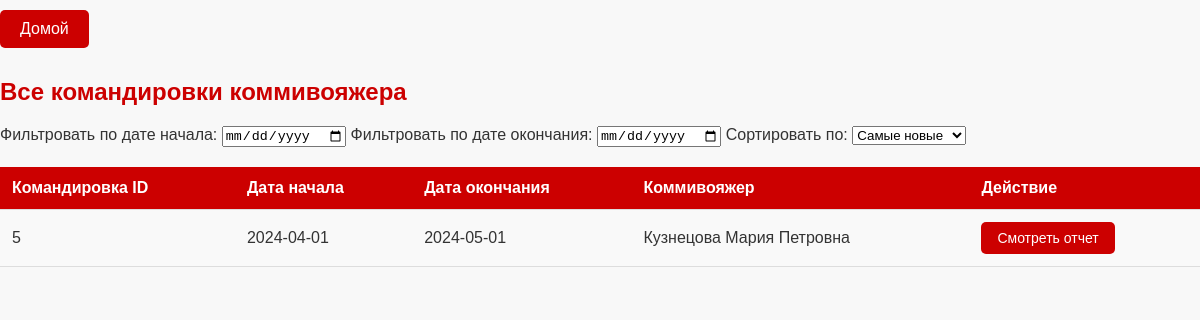
Page /project_salesmen/php/all_reports.php?commissioner_id=4 (signed in) on the committed database.
### tables this page shows
CREATE TABLE IF NOT EXISTS business_trips (
    id INT AUTO_INCREMENT PRIMARY KEY,
    commissioner_id INT NOT NULL,
    start_date DATE NOT NULL,
    end_date DATE NOT NULL,
    FOREIGN KEY (commissioner_id) REFERENCES commissioners(id)
);

CREATE TABLE IF NOT EXISTS commissioners (
    id INT AUTO_INCREMENT PRIMARY KEY,
    full_name VARCHAR(255) NOT NULL,
    address VARCHAR(255),
    phone VARCHAR(15) NOT NULL
);

### project_salesmen/php/get_commissioner_data.php (called while the page is built, shortened)
<?php
$commissioner_id = $_GET['commissioner_id'] ?? null;

### project_salesmen/php/all_reports.php (the view, shortened to what this page needs)
<?php
$commissioner_id = isset($_GET['commissioner_id']) ? (int)$_GET['commissioner_id'] : 0;
if ($commissioner_id > 0) {
    require_once 'connection.php';
    $stmt = $pdo->prepare("SELECT bt.id, bt.start_date, bt.end_date, c.full_name FROM business_trips bt JOIN commissioners c ON bt.commissioner_id = c.id WHERE bt.commissioner_id = :commissioner_id");
    $stmt->execute(['commissioner_id' => $commissioner_id]);
    $trips = $stmt->fetchAll(PDO::FETCH_ASSOC);
}
?>
<?php
require_once 'get_commissioner_data.php';
?>
<!DOCTYPE html>
<html lang="ru">
<head>
    <link rel="stylesheet" href="../css/commissioner_style.css">
</head>
<body>
    <a href="full_commissioner.php?commissioner_id=<?php echo $commissioner_id; ?>" class="home-button">Домой</a>
    <h2>Все командировки коммивояжера</h2>
    <div class="filter-sort">
        <label for="start-date-filter">Фильтровать по дате начала:</label>
        <input type="date" id="start-date-filter" name="start-date-filter" onchange="filterTable()">
        <label for="end-date-filter">Фильтровать по дате окончания:</label>
        <input type="date" id="end-date-filter" name="end-date-filter" onchange="filterTable()">
        <label for="sort-by">Сортировать по:</label>
        <select id="sort-by" onchange="sortTable()">
            <option value="start_date_desc">Самые новые</option>
        </select>
    </div>
    <table>
        <thead>
            <tr>
                <th>Командировка ID</th>
                <th>Дата начала</th>
                <th>Дата окончания</th>
                <th>Коммивояжер</th>
                <th>Действие</th>
            </tr>
        </thead>
        <tbody>
            <?php foreach ($trips as $trip): ?>
                <tr>
                    <td><?php echo htmlspecialchars($trip['id']); ?></td>
                    <td><?php echo htmlspecialchars($trip['start_date']); ?></td>
                    <td><?php echo htmlspecialchars($trip['end_date']); ?></td>
                    <td><?php echo htmlspecialchars($trip['full_name']); ?></td>
                    <td><button onclick="openReportModal(<?php echo $trip['id']; ?>)">Смотреть отчет</button></td>
                </tr>
            <?php endforeach; ?>
        </tbody>
    </table>
</body>
</html>

### project_salesmen/css/commissioner_style.css (style rules this page uses)
body { font-family: Arial, sans-serif; background-color: #f8f8f8; color: #333; margin: 0; padding: 0; }
a { color: #cc0000; text-decoration: none; }
h2, h3 { color: #cc0000; font-size: 24px; margin-bottom: 20px; }
.home-button { display: inline-block; padding: 10px 20px; background-color: #cc0000; color: white; text-align: center; border-radius: 5px; margin: 10px 0; font-size: 16px; }
table { width: 100%; border-collapse: collapse; margin-top: 20px; }
th, td { padding: 12px; text-align: left; border-bottom: 1px solid #ddd; }
th { background-color: #cc0000; color: white; }
td { background-color: #f9f9f9; }
button { padding: 8px 16px; background-color: #cc0000; color: white; border: none; border-radius: 5px; cursor: pointer; font-size: 14px; }

### rows in the picture
business_trips: id "5", start_date "2024-04-01", end_date "2024-05-01", commissioner.full_name "Кузнецова Мария Петровна"
